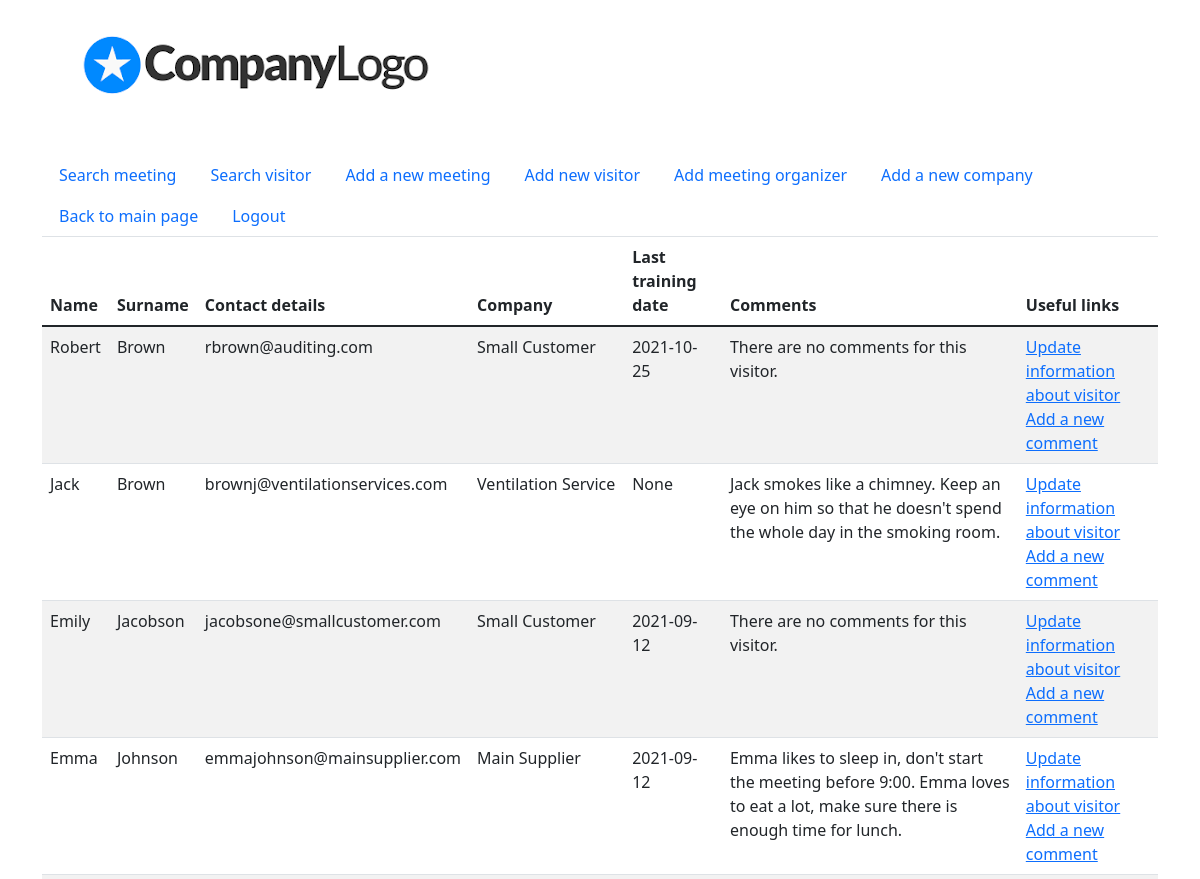
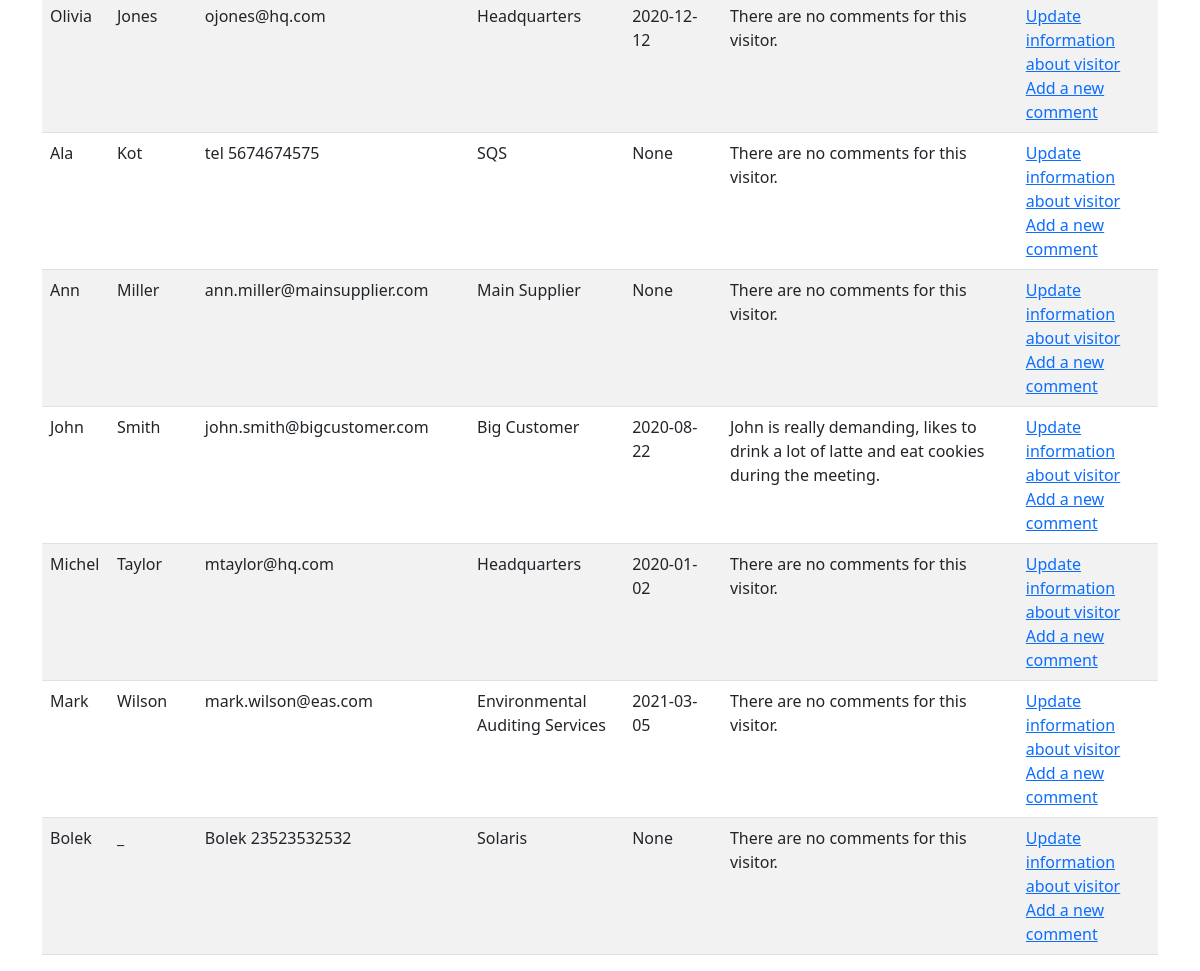
/visitors_list/, run on the app's committed database (2 pictures, top to bottom).
### visitors/models.py (models this page shows, shortened)
class Visitor(models.Model):
    first_name = models.CharField(max_length=64)
    surname = models.CharField(max_length=64)
    contact_details = models.TextField(null=True)
    company = models.ForeignKey(Company, on_delete=models.PROTECT)
    last_training_date = models.DateField(null=True, blank=True)
    class Meta:
        ordering = ('company__name',)

class Company(models.Model):
    name = models.CharField(max_length=128)
    company_type = models.IntegerField(choices=company_types)
    def __str__(self):
        return self.name

class Comment(models.Model):
    content = models.TextField()
    author = models.ForeignKey('meetings.Organizer', on_delete=models.PROTECT)
    visitor = models.ForeignKey(Visitor, on_delete=models.PROTECT)
    def __str__(self):
        return self.content

### visitors/views.py (the view)
# urls.py: path('visitors_list/', v_views.VisitorsListView.as_view(), name='visitors_list'),
class VisitorsListView(ListView):
    queryset = Visitor.objects.all().order_by('surname')
    template_name = 'visitors/visitors_list.html'
    context_object_name = 'visitors'

### visitors/templates/visitors/visitors_list.html
{% extends 'base.html'%}
{% block content %}
     <table class="table table-striped">
        <thead>
        <tr>
            <th> Name </th>
            <th> Surname </th>
            <th> Contact details </th>
            <th> Company </th>
            <th> Last training date </th>
            <th> Comments </th>
            <th> Useful links </th>
        </tr>
        </thead>
        <tbody>
        {%  for visitor in visitors %}
        <tr>
                <td> {{ visitor.first_name }} </td>
                <td> {{ visitor.surname }} </td>
                <td> {{ visitor.contact_details }} </td>
                <td> {{ visitor.company }} </td>
                <td> {{ visitor.last_training_date}} </td>
                <td>
                {% for comment in visitor.comment_set.all %}
                {{ comment }}
                {% empty %}
                There are no comments for this visitor.
                {% endfor %}
                </td>
                <td>
                <a href="/update_visitor/{{visitor.pk}}"> Update information about visitor </a> <br>
                <a href="/add_comment/{{visitor.pk}}"> Add a new comment </a> </li>
                </td>
        </tr>
        {% endfor %}
        </tbody>
     </table>
{%  endblock %}

### data on the page
Visitor: first_name "Robert", surname "Brown", contact_details "rbrown@auditing.com", company "Small Customer", last_training_date "2021-10-25"
Visitor: first_name "Jack", surname "Brown", contact_details "brownj@ventilationservices.com", company "Ventilation Service", last_training_date "None"
Comment: content "Jack smokes like a chimney. Keep an eye on him so that he doesn't spend the whole day in the smoking room."
Visitor: first_name "Emily", surname "Jacobson", contact_details "jacobsone@smallcustomer.com", company "Small Customer", last_training_date "2021-09-12"
Visitor: first_name "Emma", surname "Johnson", contact_details "emmajohnson@mainsupplier.com", company "Main Supplier", last_training_date "2021-09-12"
Comment: content "Emma likes to sleep in, don't start the meeting before 9:00."
Comment: content "Emma loves to eat a lot, make sure there is enough time for lunch."
Visitor: first_name "Olivia", surname "Jones", contact_details "ojones@hq.com", company "Headquarters", last_training_date "2020-12-12"
Visitor: first_name "Ala", surname "Kot", contact_details "tel 5674674575", company "SQS", last_training_date "None"
Visitor: first_name "Ann", surname "Miller", contact_details "ann.miller@mainsupplier.com", company "Main Supplier", last_training_date "None"
Visitor: first_name "John", surname "Smith", contact_details "john.smith@bigcustomer.com", company "Big Customer", last_training_date "2020-08-22"
Comment: content "John is really demanding, likes to drink a lot of latte and eat cookies during the meeting."
Visitor: first_name "Michel", surname "Taylor", contact_details "mtaylor@hq.com", company "Headquarters", last_training_date "2020-01-02"
Visitor: first_name "Mark", surname "Wilson", contact_details "mark.wilson@eas.com", company "Environmental Auditing Services", last_training_date "2021-03-05"
Visitor: first_name "Bolek", surname "_", contact_details "Bolek 23523532532", company "Solaris", last_training_date "None"
